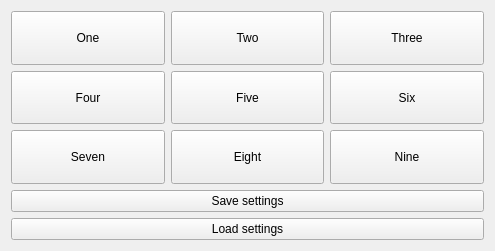
<?xml version="1.0" encoding="UTF-8"?>
<ui version="4.0">
 <class>Widget</class>
 <widget class="QWidget" name="Widget">
  <property name="geometry">
   <rect>
    <x>0</x>
    <y>0</y>
    <width>495</width>
    <height>251</height>
   </rect>
  </property>
  <property name="windowTitle">
   <string>Widget</string>
  </property>
  <layout class="QVBoxLayout" name="verticalLayout">
   <item>
    <layout class="QGridLayout" name="gridLayout">
     <item row="0" column="0">
      <widget class="QPushButton" name="pushButtonOne">
       <property name="sizePolicy">
        <sizepolicy hsizetype="Minimum" vsizetype="Expanding">
         <horstretch>0</horstretch>
         <verstretch>0</verstretch>
        </sizepolicy>
       </property>
       <property name="text">
        <string>One</string>
       </property>
      </widget>
     </item>
     <item row="0" column="1">
      <widget class="QPushButton" name="pushButtonTwo">
       <property name="sizePolicy">
        <sizepolicy hsizetype="Minimum" vsizetype="Expanding">
         <horstretch>0</horstretch>
         <verstretch>0</verstretch>
        </sizepolicy>
       </property>
       <property name="text">
        <string>Two</string>
       </property>
      </widget>
     </item>
     <item row="0" column="2">
      <widget class="QPushButton" name="pushButtonThree">
       <property name="sizePolicy">
        <sizepolicy hsizetype="Minimum" vsizetype="Expanding">
         <horstretch>0</horstretch>
         <verstretch>0</verstretch>
        </sizepolicy>
       </property>
       <property name="text">
        <string>Three</string>
       </property>
      </widget>
     </item>
     <item row="1" column="0">
      <widget class="QPushButton" name="pushButtonFour">
       <property name="sizePolicy">
        <sizepolicy hsizetype="Minimum" vsizetype="Expanding">
         <horstretch>0</horstretch>
         <verstretch>0</verstretch>
        </sizepolicy>
       </property>
       <property name="text">
        <string>Four</string>
       </property>
      </widget>
     </item>
     <item row="1" column="1">
      <widget class="QPushButton" name="pushButtonFive">
       <property name="sizePolicy">
        <sizepolicy hsizetype="Minimum" vsizetype="Expanding">
         <horstretch>0</horstretch>
         <verstretch>0</verstretch>
        </sizepolicy>
       </property>
       <property name="text">
        <string>Five</string>
       </property>
      </widget>
     </item>
     <item row="1" column="2">
      <widget class="QPushButton" name="pushButtonSix">
       <property name="sizePolicy">
        <sizepolicy hsizetype="Minimum" vsizetype="Expanding">
         <horstretch>0</horstretch>
         <verstretch>0</verstretch>
        </sizepolicy>
       </property>
       <property name="text">
        <string>Six</string>
       </property>
      </widget>
     </item>
     <item row="2" column="0">
      <widget class="QPushButton" name="pushButtonSeven">
       <property name="sizePolicy">
        <sizepolicy hsizetype="Minimum" vsizetype="Expanding">
         <horstretch>0</horstretch>
         <verstretch>0</verstretch>
        </sizepolicy>
       </property>
       <property name="text">
        <string>Seven</string>
       </property>
      </widget>
     </item>
     <item row="2" column="1">
      <widget class="QPushButton" name="pushButtonEight">
       <property name="sizePolicy">
        <sizepolicy hsizetype="Minimum" vsizetype="Expanding">
         <horstretch>0</horstretch>
         <verstretch>0</verstretch>
        </sizepolicy>
       </property>
       <property name="text">
        <string>Eight</string>
       </property>
      </widget>
     </item>
     <item row="2" column="2">
      <widget class="QPushButton" name="pushButtonNine">
       <property name="sizePolicy">
        <sizepolicy hsizetype="Minimum" vsizetype="Expanding">
         <horstretch>0</horstretch>
         <verstretch>0</verstretch>
        </sizepolicy>
       </property>
       <property name="text">
        <string>Nine</string>
       </property>
      </widget>
     </item>
    </layout>
   </item>
   <item>
    <widget class="QPushButton" name="saveButton">
     <property name="text">
      <string>Save settings</string>
     </property>
    </widget>
   </item>
   <item>
    <widget class="QPushButton" name="loadButton">
     <property name="text">
      <string>Load settings</string>
     </property>
    </widget>
   </item>
  </layout>
 </widget>
 <resources/>
 <connections/>
</ui>
